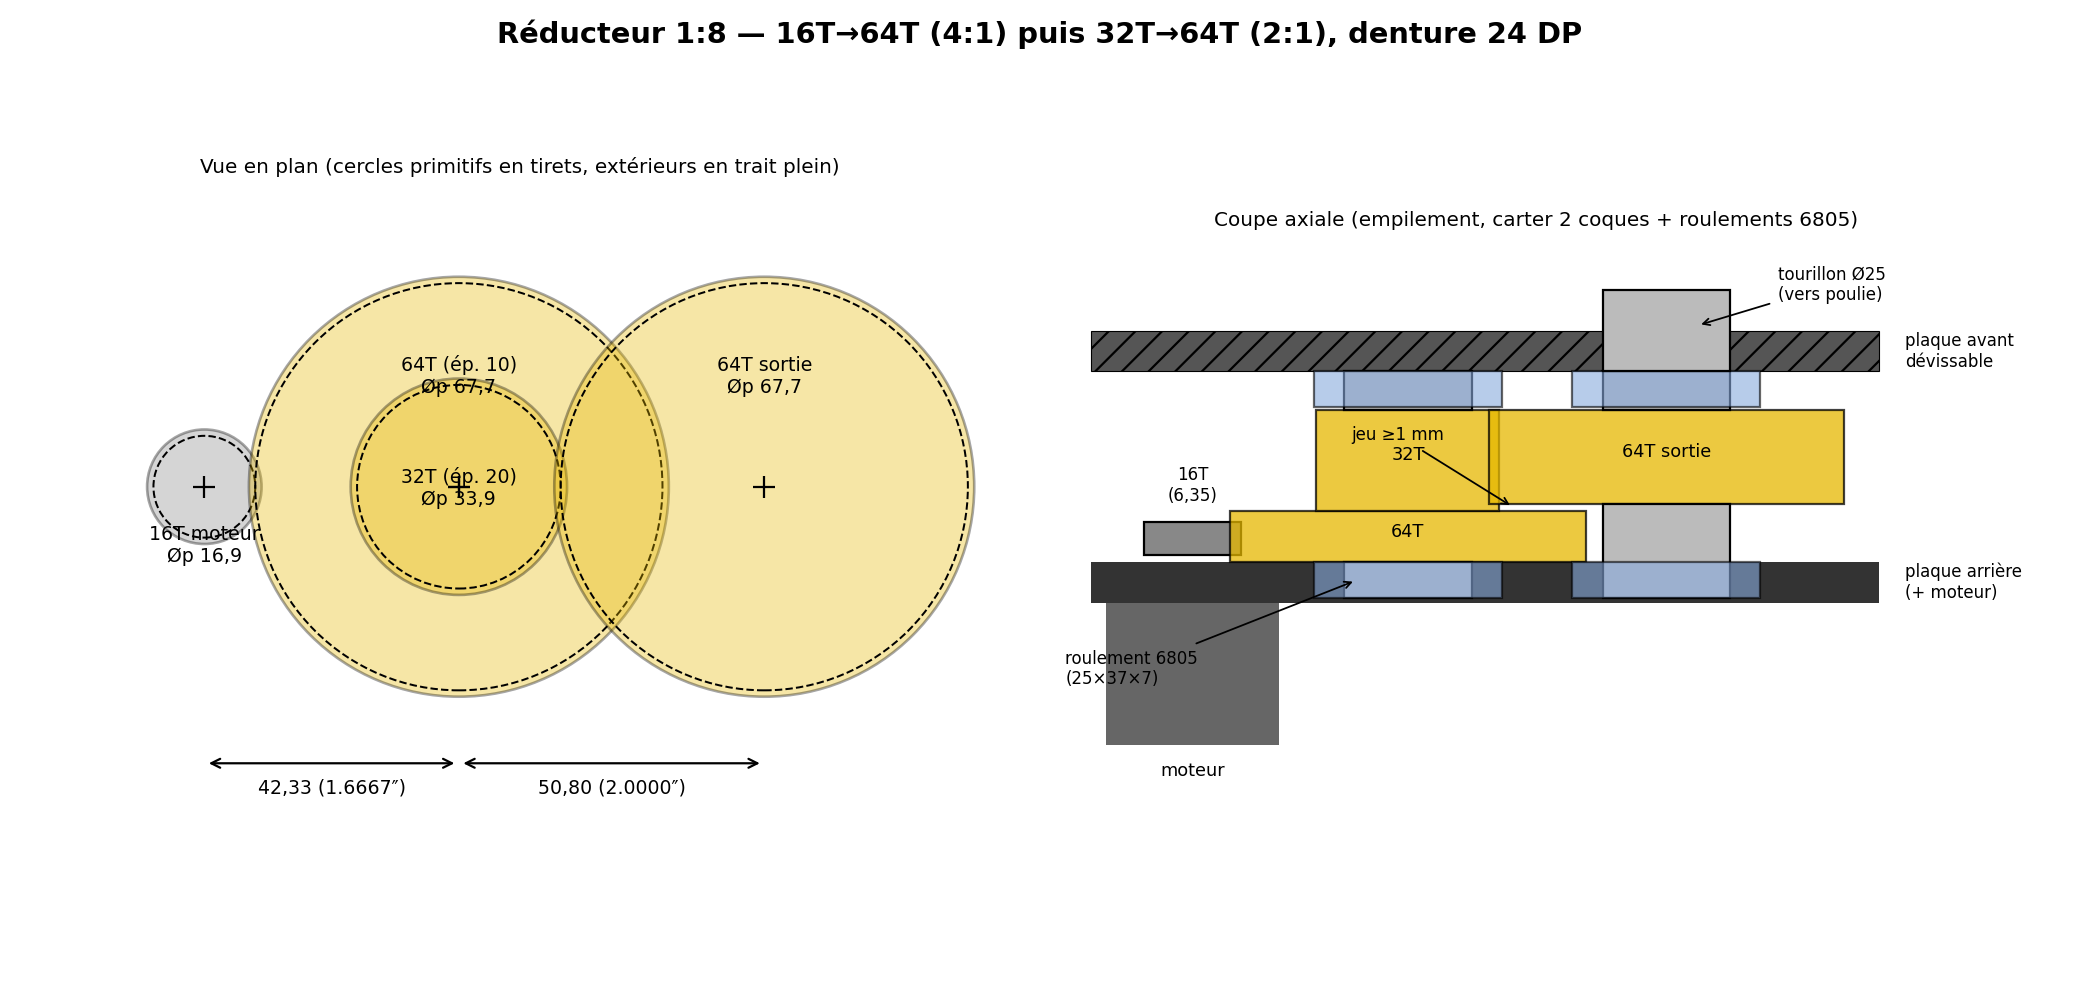

Source code (Python):
# gearbox.py — Schéma du réducteur 1:8 imprimé (vue en plan + coupe axiale).
# Cotes réelles (24 DP) — voir doc/reducteur.md. Régénérer :
#   . .venv-schem/bin/activate && python doc/schematics/gearbox.py
import matplotlib
matplotlib.use('Agg')
import matplotlib.pyplot as plt
from matplotlib.patches import Circle, Rectangle

# ───────────────────────── Cotes (mm) ─────────────────────────
DP = 24.0
IN = 25.4
def pitch_d(z): return z / DP * IN          # Ø primitif
def outer_d(z): return (z + 2) / DP * IN    # Ø extérieur

# Axes (vue en plan, disposition alignée comme le prototype)
A_MOT = (0.0, 0.0)                # axe moteur (pignon 16T)
E1 = (16 + 64) / (2 * DP) * IN    # 42,33
E2 = (32 + 64) / (2 * DP) * IN    # 50,80
A_INT = (E1, 0.0)                 # axe intermédiaire (64T + 32T)
A_OUT = (E1 + E2, 0.0)            # axe de sortie (64T + poulie)

C_PIN, C_64, C_32 = '#888888', '#e6b800', '#e6b800'

fig, (ax1, ax2) = plt.subplots(1, 2, figsize=(13, 6.2))
fig.suptitle("Réducteur 1:8 — 16T→64T (4:1) puis 32T→64T (2:1), denture 24 DP",
             fontsize=13, fontweight='bold')

# ───────────────────────── Vue en plan ─────────────────────────
ax1.set_title("Vue en plan (cercles primitifs en tirets, extérieurs en trait plein)", fontsize=9)
def gear_plan(ax, center, z, color, label, label_dy):
    ax.add_patch(Circle(center, outer_d(z) / 2, fill=True, facecolor=color,
                        edgecolor='black', alpha=0.35, lw=1.2))
    ax.add_patch(Circle(center, pitch_d(z) / 2, fill=False, edgecolor='black',
                        ls='--', lw=0.9))
    ax.plot(*center, marker='+', color='black', ms=10)
    ax.annotate(label, center, textcoords='offset points', xytext=(0, label_dy),
                ha='center', fontsize=8.5)

gear_plan(ax1, A_MOT, 16, C_PIN, "16T moteur\nØp 16,9", -34)
gear_plan(ax1, A_INT, 64, C_64, "64T (ép. 10)\nØp 67,7", 42)
gear_plan(ax1, A_INT, 32, C_32, "32T (ép. 20)\nØp 33,9", -8)
gear_plan(ax1, A_OUT, 64, C_64, "64T sortie\nØp 67,7", 42)

# Entraxes cotés
for (x0, x1, txt) in [(A_MOT[0], A_INT[0], "42,33 (1.6667″)"),
                      (A_INT[0], A_OUT[0], "50,80 (2.0000″)")]:
    y = -46
    ax1.annotate('', xy=(x1, y), xytext=(x0, y), arrowprops=dict(arrowstyle='<->', lw=1))
    ax1.text((x0 + x1) / 2, y - 5, txt, ha='center', fontsize=8.5)

ax1.set_xlim(-30, 135); ax1.set_ylim(-62, 50)
ax1.set_aspect('equal'); ax1.axis('off')

# ───────────────────────── Coupe axiale ─────────────────────────
ax2.set_title("Coupe axiale (empilement, carter 2 coques + roulements 6805)", fontsize=9)
PLATE = 8.0          # épaisseur plaques carter
BRG_T, BRG_D = 7.0, 37.0
Z0 = 0.0             # face intérieure plaque arrière
T64, T32 = 10.0, 20.0
GAP = 1.5            # jeu axial 64T sortie ↔ 64T étage 1

def rect(ax, x, y, w, h, **kw):
    ax.add_patch(Rectangle((x, y), w, h, **kw))

# Plaques (arrière porte-moteur, avant dévissable)
zfront = Z0 + T64 + T32 + GAP + 6
rect(ax2, -20, Z0 - PLATE, 155, PLATE, facecolor='#333333')
rect(ax2, -20, zfront, 155, PLATE, facecolor='#555555', hatch='//', edgecolor='black', lw=0.5)
ax2.text(140, Z0 - PLATE / 2, "plaque arrière\n(+ moteur)", fontsize=7.5, va='center')
ax2.text(140, zfront + PLATE / 2, "plaque avant\ndévissable", fontsize=7.5, va='center')

# Moteur + pignon 16T (6,35 utile) au niveau de la 64T étage 1
rect(ax2, A_MOT[0] - 17, Z0 - PLATE - 28, 34, 28, facecolor='#666666')
ax2.text(A_MOT[0], Z0 - PLATE - 34, "moteur", ha='center', fontsize=8)
rect(ax2, A_MOT[0] - 9.5, Z0 + 1.5, 19, 6.35, facecolor=C_PIN, edgecolor='black')
ax2.text(A_MOT[0], Z0 + 12, "16T\n(6,35)", ha='center', fontsize=7.5)

# Pignon composé : 64T (10) + 32T (20) + tourillons Ø25 → roulements dans les 2 plaques
x = A_INT[0]
rect(ax2, x - 34.9, Z0, 69.85, T64, facecolor=C_64, edgecolor='black', alpha=0.75)
rect(ax2, x - 18.0, Z0 + T64, 36, T32, facecolor=C_64, edgecolor='black', alpha=0.75)
rect(ax2, x - 12.5, Z0 - BRG_T, 25, BRG_T, facecolor='#bbbbbb', edgecolor='black')       # tourillon AR
rect(ax2, x - 12.5, Z0 + T64 + T32, 25, zfront - (Z0 + T64 + T32), facecolor='#bbbbbb', edgecolor='black')
for zb in (Z0 - BRG_T, zfront - 0.001):                                                   # roulements
    rect(ax2, x - BRG_D / 2, zb if zb < Z0 else zfront, BRG_D, BRG_T * (1 if zb < Z0 else -1) * -1 + 0,
         facecolor='none')
rect(ax2, x - BRG_D / 2, Z0 - BRG_T, BRG_D, BRG_T, facecolor='#88aadd', edgecolor='black', alpha=0.6)
rect(ax2, x - BRG_D / 2, zfront - BRG_T, BRG_D, BRG_T, facecolor='#88aadd', edgecolor='black', alpha=0.6)
ax2.text(x, Z0 + T64 / 2, "64T", ha='center', fontsize=8)
ax2.text(x, Z0 + T64 + T32 / 2, "32T", ha='center', fontsize=8)

# 64T de sortie : au niveau de la 32T (décalée de GAP au-dessus de la 64T étage 1)
xo = A_OUT[0]
z64o = Z0 + T64 + GAP
rect(ax2, xo - 34.9, z64o, 69.85, T32 - GAP, facecolor=C_64, edgecolor='black', alpha=0.75)
rect(ax2, xo - 12.5, z64o + (T32 - GAP), 25, zfront - (z64o + T32 - GAP), facecolor='#bbbbbb', edgecolor='black')
rect(ax2, xo - 12.5, Z0 - BRG_T, 25, BRG_T + z64o - Z0, facecolor='#bbbbbb', edgecolor='black')
rect(ax2, xo - BRG_D / 2, Z0 - BRG_T, BRG_D, BRG_T, facecolor='#88aadd', edgecolor='black', alpha=0.6)
rect(ax2, xo - BRG_D / 2, zfront - BRG_T, BRG_D, BRG_T, facecolor='#88aadd', edgecolor='black', alpha=0.6)
ax2.text(xo, z64o + (T32 - GAP) / 2, "64T sortie", ha='center', fontsize=8)
ax2.annotate("jeu ≥1 mm", xy=(xo - 30, Z0 + T64 + GAP / 2), xytext=(xo - 62, Z0 + T64 + 14),
             fontsize=7.5, arrowprops=dict(arrowstyle='->', lw=0.8))
ax2.annotate("roulement 6805\n(25×37×7)", xy=(x - 10, Z0 - BRG_T / 2), xytext=(-25, Z0 - 24),
             fontsize=7.5, arrowprops=dict(arrowstyle='->', lw=0.8))
ax2.annotate("tourillon Ø25\n(vers poulie)", xy=(xo + 6, zfront + PLATE + 1),
             xytext=(xo + 22, zfront + 14), fontsize=7.5,
             arrowprops=dict(arrowstyle='->', lw=0.8))
# Sortie de boîte : le tourillon avant traverse la plaque (poulie côté extérieur)
rect(ax2, xo - 12.5, zfront, 25, PLATE + 8, facecolor='#bbbbbb', edgecolor='black')

ax2.set_xlim(-30, 165); ax2.set_ylim(Z0 - PLATE - 40, zfront + PLATE + 18)
ax2.set_aspect('equal'); ax2.axis('off')

fig.tight_layout()
fig.savefig('doc/schematics/gearbox.png', dpi=160)
print('render OK')
